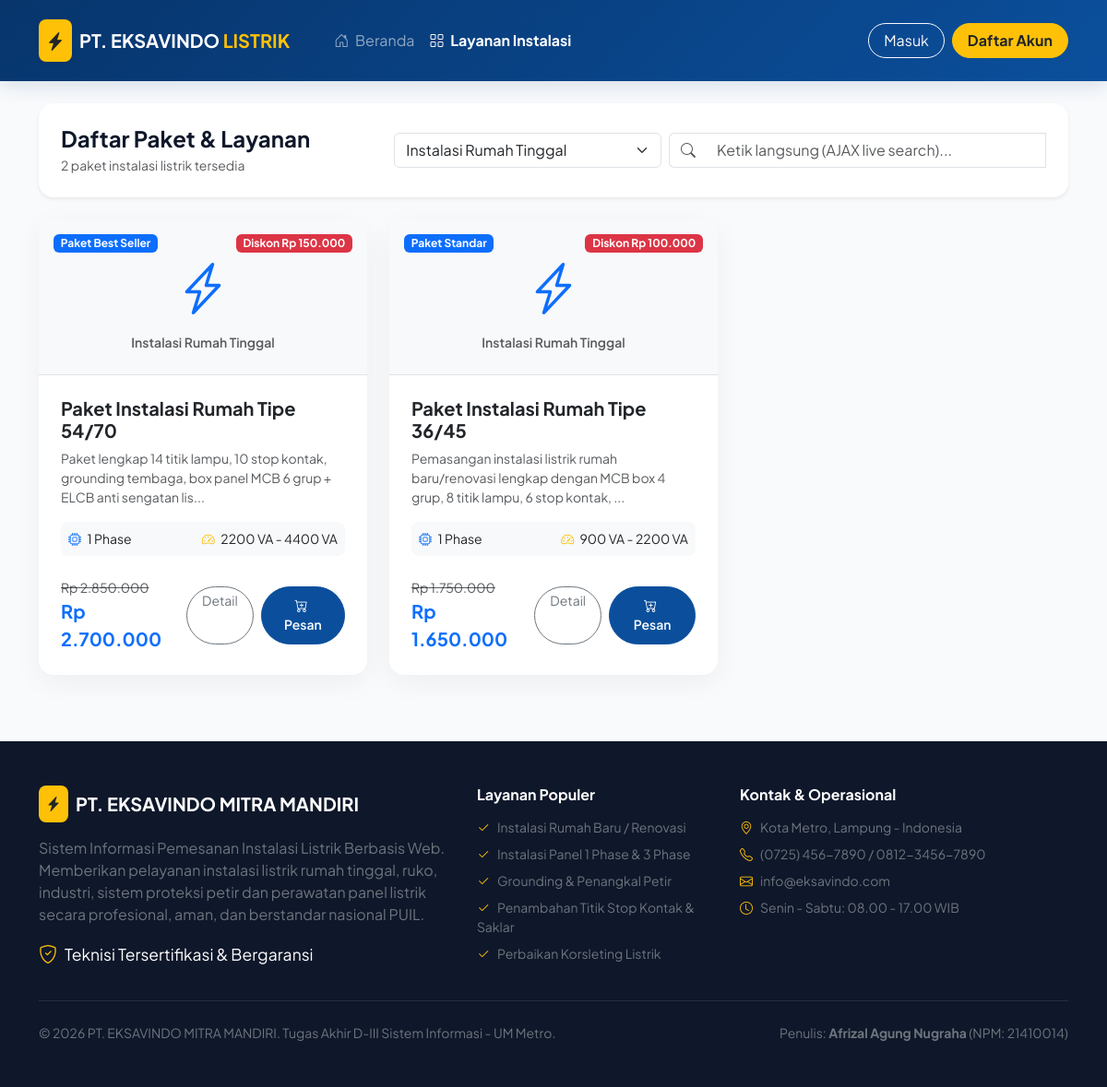
Screenshot of /index.php?page=katalog&kategori=1 with the database file from the repository.
### tables this page shows
CREATE TABLE `produk` (
  `id_produk` int(11) NOT NULL AUTO_INCREMENT,
  `nama_produk` varchar(100) NOT NULL,
  `label_produk` varchar(100) DEFAULT NULL,
  `ukuran` varchar(100) DEFAULT NULL,
  `daya` varchar(100) DEFAULT NULL,
  `id_kategori` int(11) NOT NULL,
  `deskripsi_produk` text DEFAULT NULL,
  `harga` int(11) NOT NULL,
  `foto_produk` varchar(100) DEFAULT 'default_product.jpg',
  `stok` int(11) NOT NULL DEFAULT 10,
  `terjual` int(11) NOT NULL DEFAULT 0,
  `created_at` timestamp NOT NULL DEFAULT current_timestamp(),
  PRIMARY KEY (`id_produk`),
  KEY `fk_produk_kategori` (`id_kategori`),
  CONSTRAINT `fk_produk_kategori` FOREIGN KEY (`id_kategori`) REFERENCES `kategori` (`id_kategori`) ON DELETE CASCADE
);

CREATE TABLE `diskon` (
  `id_diskon` int(11) NOT NULL AUTO_INCREMENT,
  `id_produk` int(11) NOT NULL,
  `besar_diskon` int(11) NOT NULL DEFAULT 0,
  `is_active` int(11) NOT NULL DEFAULT 1,
  PRIMARY KEY (`id_diskon`),
  KEY `fk_diskon_produk` (`id_produk`),
  CONSTRAINT `fk_diskon_produk` FOREIGN KEY (`id_produk`) REFERENCES `produk` (`id_produk`) ON DELETE CASCADE
);

CREATE TABLE `kategori` (
  `id_kategori` int(11) NOT NULL AUTO_INCREMENT,
  `nama_kategori` varchar(100) NOT NULL,
  PRIMARY KEY (`id_kategori`)
);

### config/app.php (called while the page is built, shortened)
<?php
function rupiah($nominal) {
    return 'Rp ' . number_format($nominal, 0, ',', '.');
}

### views/konsumen/katalog_item.php (the view, shortened to what this page needs)
<?php
$finalPrice = $item['harga'] - ($item['besar_diskon'] ?? 0);
?>
<div class="col-md-6 col-lg-4 product-card-col">
    <div class="card card-custom h-100 d-flex flex-column">
        <div class="position-relative bg-light rounded-top p-4 text-center border-bottom">
            <?php if (!empty($item['label_produk'])): ?>
            <span class="position-absolute top-0 start-0 m-3 badge bg-primary"><?= htmlspecialchars($item['label_produk']) ?></span>
            <?php endif; ?>
            <?php if (!empty($item['besar_diskon'])): ?>
            <span class="position-absolute top-0 end-0 m-3 badge bg-danger">Diskon <?= rupiah($item['besar_diskon']) ?></span>
            <?php endif; ?>
            <i class="bi bi-lightning-charge text-primary display-4 my-3 d-inline-block"></i>
            <div class="text-muted small fw-semibold"><?= htmlspecialchars($item['nama_kategori']) ?></div>
        </div>
        <div class="card-body d-flex flex-column p-4">
            <h5 class="fw-bold text-dark mb-2"><?= htmlspecialchars($item['nama_produk']) ?></h5>
            <p class="text-muted small flex-grow-1"><?= htmlspecialchars(substr($item['deskripsi_produk'], 0, 110)) ?>...</p>
            <div class="bg-light p-2 rounded-3 mb-3 small d-flex justify-content-between">
                <span><i class="bi bi-cpu me-1 text-primary"></i> <?= htmlspecialchars($item['ukuran'] ?: '-') ?></span>
                <span><i class="bi bi-speedometer2 me-1 text-warning"></i> <?= htmlspecialchars($item['daya'] ?: '-') ?></span>
            </div>
            <div class="d-flex justify-content-between align-items-center mt-2">
                <div>
                    <?php if (!empty($item['besar_diskon'])): ?>
                    <del class="text-muted small d-block"><?= rupiah($item['harga']) ?></del>
                    <?php endif; ?>
                    <span class="fs-5 fw-bold text-primary"><?= rupiah($finalPrice) ?></span>
                </div>
                <div class="d-flex gap-2">
                    <a href="index.php?page=detail_produk&id=<?= $item['id_produk'] ?>" class="btn btn-outline-secondary btn-sm rounded-pill px-3">
                        Detail
                    </a>
                    <form action="index.php?page=tambah_keranjang" method="POST" class="d-inline">
                        <button type="submit" class="btn btn-primary-custom btn-sm rounded-pill px-3" title="Pesan / Tambah Keranjang">
                            <i class="bi bi-cart-plus me-1"></i> Pesan
                        </button>
                    </form>
                </div>
            </div>
        </div>
    </div>
</div>

### views/konsumen/katalog.php (shortened to what this page needs)
<?php
$db = Database::connect();
$selectedKat = isset($_GET['kategori']) ? intval($_GET['kategori']) : 0;
$keyword = isset($_GET['q']) ? trim($_GET['q']) : '';
$sql = "SELECT p.*, k.nama_kategori, d.besar_diskon
        FROM produk p
        LEFT JOIN kategori k ON p.id_kategori = k.id_kategori
        LEFT JOIN diskon d ON p.id_produk = d.id_produk AND d.is_active = 1
        WHERE 1=1";
$params = [];
if ($selectedKat > 0) {
    $sql .= " AND p.id_kategori = ?";
    $params[] = $selectedKat;
}
$sql .= " ORDER BY p.id_produk DESC";
$stmt = $db->prepare($sql);
$stmt->execute($params);
$products = $stmt->fetchAll();
$categories = $db->query("SELECT * FROM kategori")->fetchAll();
require_once __DIR__ . '/../layouts/header.php';
?>
<div class="container py-4">
    <div class="bg-white p-4 rounded-4 shadow-sm mb-4">
        <div class="row align-items-center g-3">
            <div class="col-md-4">
                <h4 class="fw-bold mb-1">Daftar Paket & Layanan</h4>
                <p class="text-muted small mb-0"><span id="productCount"><?= count($products) ?></span> paket instalasi listrik tersedia</p>
            </div>
            <div class="col-md-8">
                <form id="filterForm" onsubmit="event.preventDefault();" class="row g-2">
                    <div class="col-md-5">
                        <select name="kategori" id="filterKategori" class="form-select">
                            <?php foreach ($categories as $cat): ?>
                            <option value="<?= $cat['id_kategori'] ?>" <?= ($selectedKat == $cat['id_kategori']) ? 'selected' : '' ?>>
                                <?= htmlspecialchars($cat['nama_kategori']) ?>
                            </option>
                            <?php endforeach; ?>
                        </select>
                    </div>
                    <div class="col-md-7">
                        <div class="input-group">
                            <span class="input-group-text bg-white border-end-0 text-muted">
                                <i class="bi bi-search" id="searchIcon"></i>
                            </span>
                            <input type="text" name="q" id="searchQuery" class="form-control border-start-0" placeholder="Ketik langsung (AJAX live search)..." value="<?= htmlspecialchars($keyword) ?>" autocomplete="off">
                        </div>
                    </div>
                </form>
            </div>
        </div>
    </div>
    <div class="row g-4" id="produkContainer">
        <?php if (empty($products)): ?>
        <div class="col-12">
            <div class="card card-custom p-5 text-center my-4">
                <i class="bi bi-inbox text-muted display-4 mb-3"></i>
                <h5 class="fw-bold">Layanan Tidak Ditemukan</h5>
                <p class="text-muted small">Coba gunakan kata kunci pencarian lain atau pilih kategori yang berbeda.</p>
                <div>
                    <a href="index.php?page=katalog" class="btn btn-outline-primary rounded-pill px-4">Lihat Semua Layanan</a>
                </div>
            </div>
        </div>
        <?php else: ?>
            <?php foreach ($products as $item): ?>
                <?php require __DIR__ . '/katalog_item.php'; ?>
            <?php endforeach; ?>
        <?php endif; ?>
    </div>
</div>
<?php require_once __DIR__ . '/../layouts/footer.php'; ?>

### views/layouts/header.php (style rules this page uses)
:root { --primary-color: #0b4f9c; --primary-dark: #07356c; --accent-yellow: #f59e0b; --accent-glow: #e0f2fe; --bg-light: #f8fafc; --text-dark: #0f172a; }
body { font-family: 'Plus Jakarta Sans', sans-serif; background-color: var(--bg-light); color: var(--text-dark); min-height: 100vh; display: flex; flex-direction: column; }
.card-custom { border: none; border-radius: 1rem; box-shadow: 0 8px 30px rgba(0, 0, 0, 0.05); transition: all 0.25s ease-in-out; background: #ffffff; }
.btn-primary-custom { background-color: var(--primary-color); border-color: var(--primary-color); color: white; font-weight: 600; border-radius: 0.6rem; padding: 0.6rem 1.4rem; transition: all 0.2s; }

### rows the page displays
produk: label_produk "Paket Best Seller", diskon.besar_diskon "Rp 150.000", id_kategori.nama_kategori "Instalasi Rumah Tinggal", nama_produk "Paket Instalasi Rumah Tipe 54/70", deskripsi_produk "Paket lengkap 14 titik lampu, 10 stop kontak, grounding tembaga, box panel MCB 6 grup + ELCB anti sengatan lis", ukuran "1 Phase", daya "2200 VA - 4400 VA", harga "Rp 2.850.000", harga.besar_diskon "Rp 2.700.000"
produk: label_produk "Paket Standar", diskon.besar_diskon "Rp 100.000", id_kategori.nama_kategori "Instalasi Rumah Tinggal", nama_produk "Paket Instalasi Rumah Tipe 36/45", deskripsi_produk "Pemasangan instalasi listrik rumah baru/renovasi lengkap dengan MCB box 4 grup, 8 titik lampu, 6 stop kontak,", ukuran "1 Phase", daya "900 VA - 2200 VA", harga "Rp 1.750.000", harga.besar_diskon "Rp 1.650.000"

### other values shown
count($products) "2"
APP_NAME "PT. EKSAVINDO MITRA MANDIRI"
form field kategori "Instalasi Rumah Tinggal"
